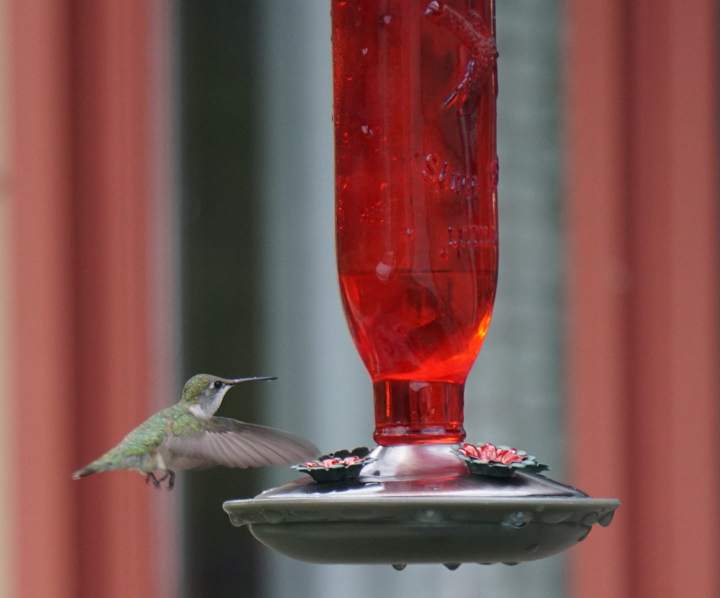
#> input picture CV_WEEK04_1_AM/hummingbird.jpg, 1440 x 1195 px (shown at 1/2 size)
$ python morphological.py
#> lines starting #> are read from the running program, lines starting #| are printed output that depends on the picture
# Blur : 이미지를 단순화 하면서도 노이즈 제거 역할
# noise : 이미지에 존재하는 원래의 예상하는 픽셀 값이 아닌 밝거나 색의 변종
# 이미지의 노이즈! 생길수밖에 없다! -> 이유
# 1. 이미지라는 것은 전기적으로 전송  디카로 사진 찍고, 네트워크를 통해서 전송..
# 2. 센서의 문제가 생기거나 조정이 일어날때
# 3. 빛의 강도 ISO Factor

import cv2
import numpy as np

img = cv2.imread("hummingbird.jpg")
#> img is the input picture: shape (1195, 1440, 3); mean B, G, R 78.8, 81.9, 124.9
img = cv2.pyrDown(img)
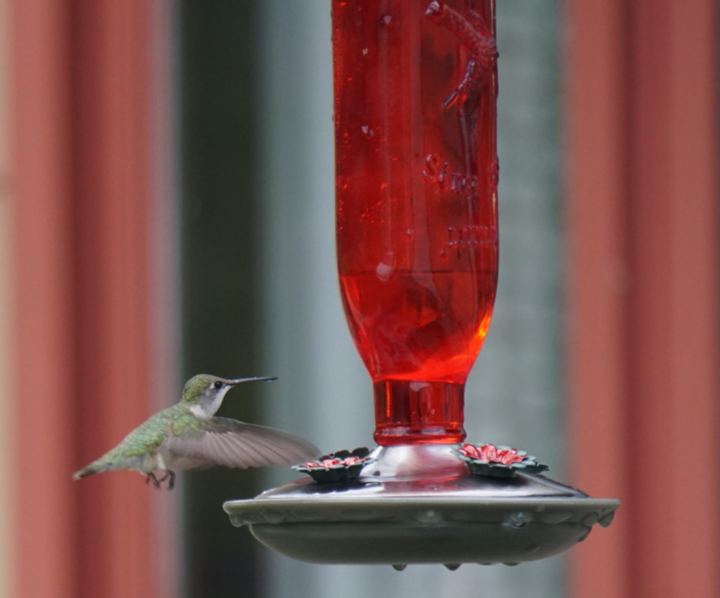
#> img: shape (598, 720, 3); mean B, G, R 78.8, 81.9, 124.9
img = cv2.pyrDown(img)
#> img: shape (299, 360, 3)

kernel = np.ones((3,3), np.uint8)
print(kernel)

# erosion technique ## 뭉개고 어두워짐
img_err = cv2.erode(img, kernel, iterations = 5 )
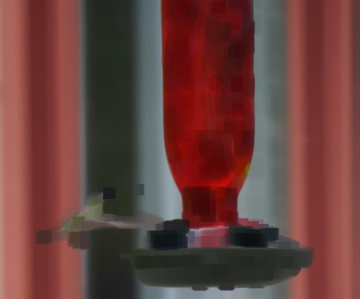
#> img_err: shape (299, 360, 3); mean B, G, R 61.1, 64.7, 106

# dilation technique ## 뭉개고 밝아짐
img_dil = cv2.dilate(img, kernel, iterations = 5)
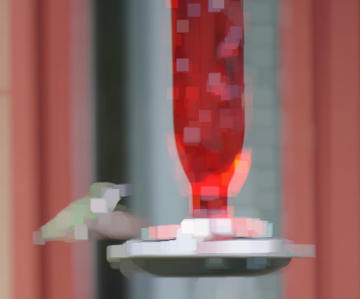
#> img_dil: shape (299, 360, 3); mean B, G, R 99.8, 102, 145

# morphological opening technique
img_opn = cv2.morphologyEx(img, cv2.MORPH_OPEN, kernel)

#  morphological colosing technique
img_close = cv2.morphologyEx(img, cv2.MORPH_CLOSE, kernel)

# cv2.MORPH_GRADIENT
img_grad = cv2.morphologyEx(img, cv2.MORPH_GRADIENT, kernel)
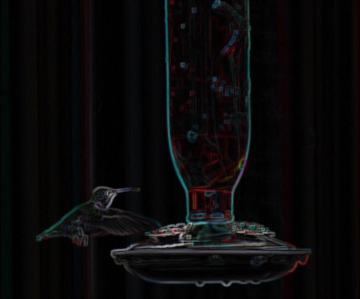
#> img_grad: shape (299, 360, 3); mean B, G, R 9.9, 9.6, 10.2

# cv2.MORPH_TOPHAT
img_tophat = cv2.morphologyEx(img, cv2.MORPH_TOPHAT, kernel)
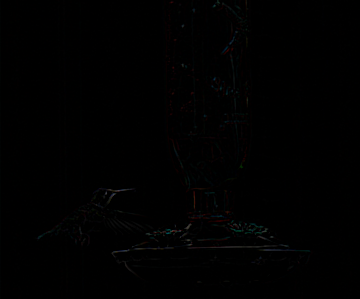
#> img_tophat: shape (299, 360, 3); mean B, G, R 0.7, 0.7, 0.7

# cv2.MORPH_BLACKHAT
img_blackhat = cv2.morphologyEx(img, cv2.MORPH_BLACKHAT, kernel)


cv2.imshow("ori img", img)
#cv2.imshow("err img", img_err)
#cv2.imshow("dil img", img_dil)
cv2.imshow("morp OPEN", img_opn)
cv2.imshow("morp COLOSE", img_close)
cv2.imshow("morp GRAD", img_grad)
cv2.imshow("morp TOPHAT", img_tophat)
cv2.imshow("morp BLACKHAT", img_blackhat)


cv2.waitKey(0)
cv2.destroyAllWindows()
